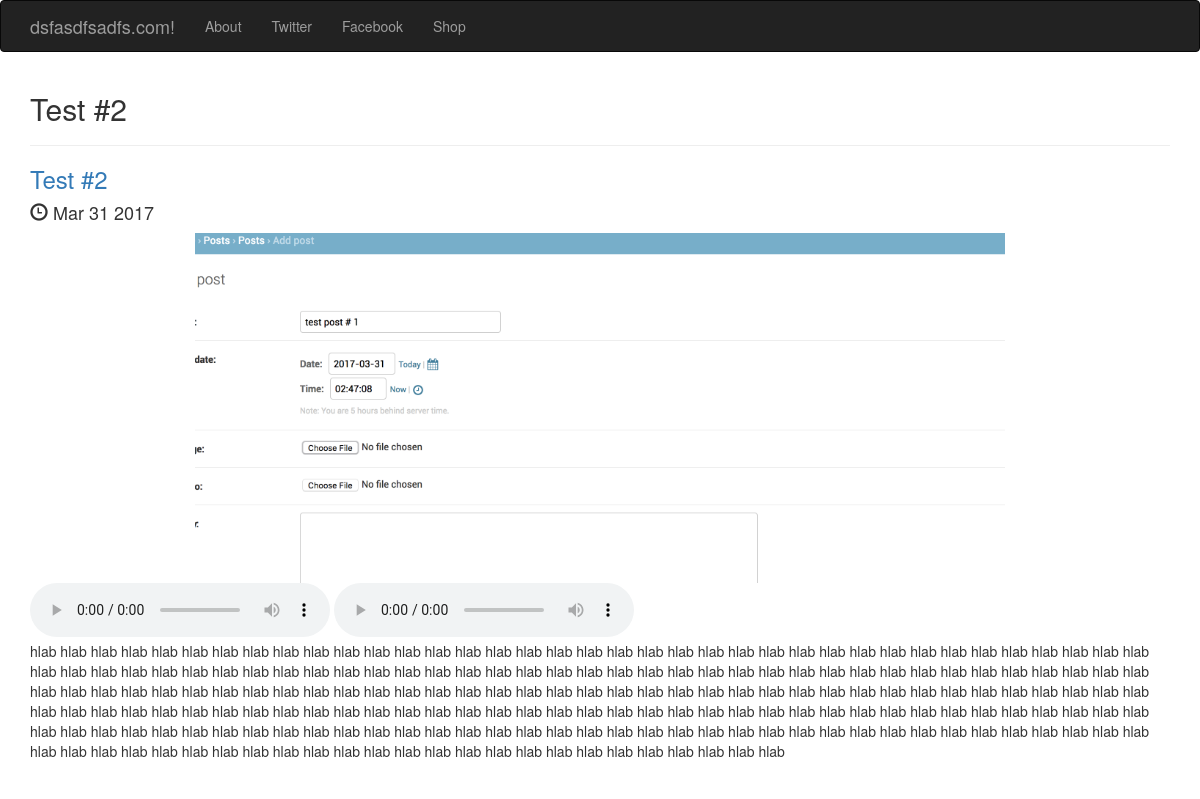
Page /posts/2/ on the committed database.
### posts/models.py (models this page shows, shortened)
class Post(models.Model):
    title = models.CharField(max_length=250)
    pub_date = models.DateTimeField()
    image = models.ImageField(upload_to='media/images', default=None)
    audio = models.FileField(upload_to='media/audio', default=None)
    body = models.TextField()
    def pub_date_pretty(self):
        return self.pub_date.strftime('%b %e %Y')

### posts/views.py (the view)
# urls.py: url(r'^posts/(?P<post_id>[0-9]+)/$', views.post_details, name="post_details"),
def post_details(request, post_id):
    post = get_object_or_404(Post, pk=post_id)
    return render(request, 'posts/post_details.html', {'post': post})

### posts/templates/posts/post_details.html (shortened to what this page needs)
<!DOCTYPE html>
<html lang="en">
  <head>
    <link rel="stylesheet" href="https://maxcdn.bootstrapcdn.com/bootstrap/3.3.7/css/bootstrap.min.css">
  </head>
  <body>
      <nav class="navbar navbar-inverse">
          <div class="container">
              <div class="navbar-header">
                  <a class="navbar-brand" href="#"> dsfasdfsadfs.com! </a>
              </div>
              <div class="collapse navbar-collapse" id="mynav">
                  <ul class="nav navbar-nav">
                      <li><a>About</a></li>
                      <li><a>Twitter</a></li>
                      <li><a>Facebook</a></li>
                      <li><a>Shop</a></li>
                  </ul>
              </div>
          </div>
      </nav>
      <div class="container">
          <h2>{{ post.title }}</h2>
          <hr/>
          <a href="{% url 'post_details' post.id %}"><h3>{{ post.title }}</h3></a>
          <h4><span class="glyphicon glyphicon-time" aria-hidden="true"></span> {{ post.pub_date_pretty }}</h4>
          <img src="{{ post.image.url }}" class="img-responsive center-block" style="max-height:350px"/>
          <audio controls>
              <source src="{{ post.audio.url }}" type="audio/ogg"/>
              <source src="{{ post.audio.url }}" type="audio/mpeg"/>
          </audio>
          <audio controls>
              <source src="{{ post.reverse.audio.url }}" type="audio/ogg"/>
              <source src="{{ post.reverse.audio.url }}" type="audio/mpeg"/>
          </audio>
          <p>{{ post.body }}</p>
      </div>
  </body>
</html>

### rows in the picture
Post: title "Test #2", pub_date_pretty "Mar 31 2017", image (picture), body "hlab hlab hlab hlab hlab hlab hlab hlab hlab hlab hlab hlab hlab hlab hlab hlab hlab hlab hlab hlab hlab hlab hlab hlab hlab hlab hlab hlab hlab hlab hlab hlab hlab hlab hlab hlab hlab hlab hlab hlab hlab hlab hlab hlab hlab hlab hlab hlab hlab hlab hlab hlab hlab hlab hlab hlab hlab hlab hlab hlab hlab hlab hlab hlab hlab hlab hlab hlab hlab hlab hlab hlab hlab hlab hlab hlab hlab hlab hlab hlab hlab hlab hlab hlab hlab hlab hlab hlab hlab hlab hlab hlab hlab hlab hlab hlab hlab hlab hlab hlab hlab hlab hlab hlab hlab hlab hlab hlab hlab hlab hlab hlab hlab hlab hlab hlab hlab hlab hlab hlab hlab hlab hlab hlab hlab hlab hlab hlab hlab hlab hlab hlab hlab hlab hlab hlab hlab hlab hlab hlab…"
